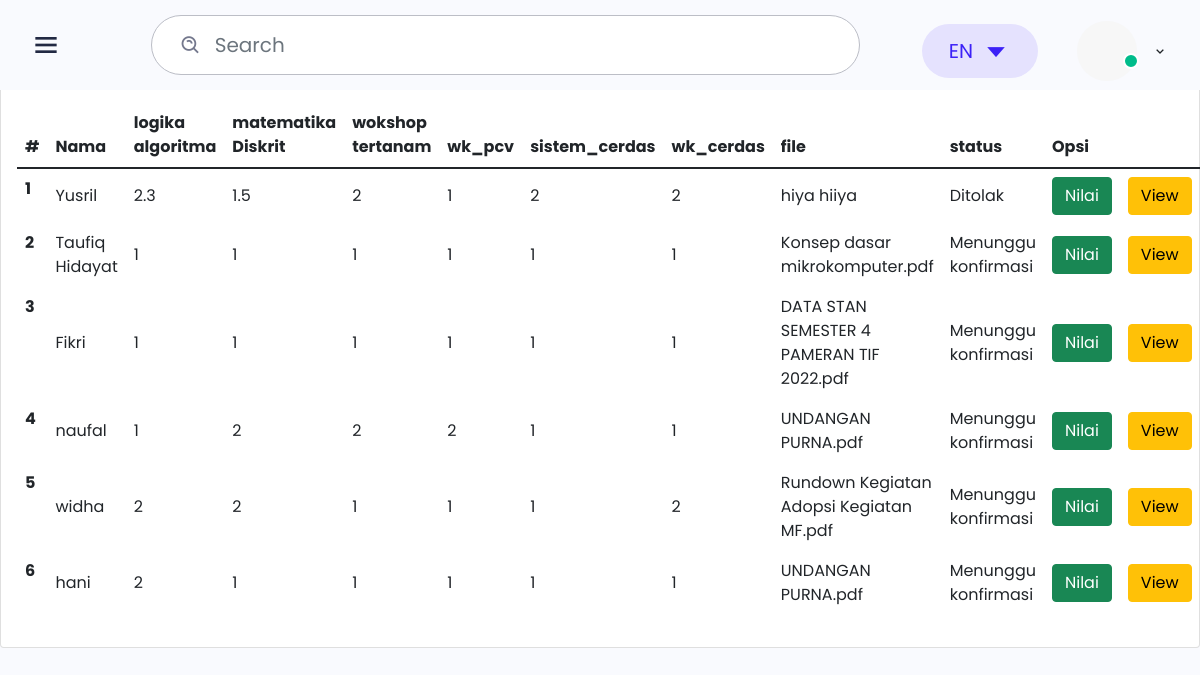
/id3/penilaian.php (signed in), run on the app's committed database.
### tables this page shows
CREATE TABLE `mahasiswa` (
  `id_mahasiswa` int(11) NOT NULL,
  `id_matkul` int(11) DEFAULT NULL,
  `nama` varchar(100) NOT NULL,
  `username` varchar(100) NOT NULL,
  `password` varchar(100) NOT NULL,
  `level` varchar(20) NOT NULL
);

CREATE TABLE `mata_kuliah` (
  `id_matkul` int(11) NOT NULL,
  `logika_algoritma` float NOT NULL,
  `matematika_Diskrit` float NOT NULL,
  `wk_sistemtertanam` float NOT NULL,
  `wk_pcv` float NOT NULL,
  `sistem_cerdas` float NOT NULL,
  `wk_sistem_cerdas` float NOT NULL,
  `name` text NOT NULL,
  `file` varchar(50) NOT NULL,
  `id_status` int(3) NOT NULL DEFAULT '0',
  `id_nilai_skripsi` int(3) NOT NULL DEFAULT '0'
);

### id3/penilaian.php (the view, shortened to what this page needs)
<?php
function Status($id_status)
{
    if($id_status == 1 ){
        $hasil = 'Diterima';
    } else if($id_status == 2 ) {
        $hasil = 'Diterima dengan Revisi';
    } else if ($id_status == 3) {
        $hasil = 'Ditolak';
    }
    else if ($id_status == 0){
        $hasil = 'Menunggu konfirmasi';
    }
    return $hasil;
}
?>
<!DOCTYPE html>
<html lang="en">
<head>
    <link href='https://unpkg.com/boxicons@2.0.7/css/boxicons.min.css' rel='stylesheet'>
    <link rel="stylesheet" href="css/icons.min.css">
    <link rel="stylesheet" href="./css/bootstrap.min.css">
    <link rel="stylesheet" href="./css/grid.css">
    <link rel="stylesheet" href="./css/style.css">
    <link rel="stylesheet" href="./css/responsive.css">
</head>
<body class="sidebar-expand">
    <div class="main-header">
        <div class="d-flex">
            <div class="mobile-toggle" id="mobile-toggle">
                <i class='bx bx-menu'></i>
            </div>
        </div>
        <div class="d-flex align-items-center">
            <form class="app-search d-none d-lg-block">
                <div class="position-relative">
                    <input type="text" class="form-control" placeholder="Search">
                    <span class="bx bx-search-alt"></span>
                </div>
            </form>
            <div class="dropdown d-inline-block">
                <button type="button" class="btn header-item" data-bs-toggle="dropdown" aria-haspopup="true" aria-expanded="false">
                        <span class="btn dropdown-toggle" id="header-lang-img">
                            EN
                            <i class='bx bx-caret-down'></i>
                        </span>
                    </button>
            </div>
            <div class="dropdown d-inline-block mt-12">
                <button type="button" class="btn header-item waves-effect" id="page-header-user-dropdown" data-bs-toggle="dropdown" aria-haspopup="true" aria-expanded="false">
                        <img class="rounded-circle header-profile-user" src="./images/profile/profile.png"
                            alt="Header Avatar">
                        <span class="pulse-css"></span>
                        <i class='bx bx-chevron-down'></i>
                    </button>
            </div>
        </div>
    </div>
    <div class="main">
<h1>Tegar karunia ilham</h1>
    <div class="card">
            <div class="card-title mb-0 fs-22">
            </div>
            <div class="card-body">
                <table class="table">
                    <thead>
                        <tr>
                            <th scope="col">#</th>
                            <th scope="col">Nama</th>
                            <th scope="col">logika algoritma</th>
                            <th scope="col">matematika Diskrit</th>
                            <th scope="col">wokshop tertanam</th>
                            <th scope="col">wk_pcv</th>
                            <th scope="col">sistem_cerdas</th>
                            <th scope="col">wk_cerdas</th>
                            <th scope="col">file</th>
                            <th scope="col">status</th>
                            <th scope="col">Opsi</th>
                        </tr>
                    </thead>
                    <tbody>
                        <?php
                        include 'koneksi.php';
                        $sql2   = "SELECT * FROM mata_kuliah INNER JOIN mahasiswa ON mahasiswa.id_matkul = mata_kuliah.id_matkul";
                        $q2     = mysqli_query($koneksi, $sql2);
                        $urut   = 1;
                        while ($r2 = mysqli_fetch_array($q2)) {
                            $nama         = $r2['nama'];
                            $logika_algoritma        = $r2['logika_algoritma'];
                            $matematika_Diskrit       = $r2['matematika_Diskrit'];
                            $wk_sistemtertanam     = $r2['wk_sistemtertanam'];
                            $wk_pcv   = $r2['wk_pcv'];
                            $sistem_cerdas     = $r2['sistem_cerdas'];
                            $wk_sistem_cerdas  = $r2['wk_sistem_cerdas'];
                            $file     = $r2['file'];
                            $id_status     = $r2['id_status'];
                        ?>
                            <tr>
                                <th scope="row"><?php echo $urut++ ?></th>
                                <td scope="row"><?php echo $nama ?></td>
                                <td scope="row"><?php echo $logika_algoritma ?></td>
                                <td scope="row"><?php echo $matematika_Diskrit ?></td>
                                <td scope="row"><?php echo $wk_sistemtertanam ?></td>
                                <td scope="row"><?php echo $wk_pcv ?></td>
                                <td scope="row"><?php echo $sistem_cerdas ?></td>
                                <td scope="row"><?php echo $wk_sistem_cerdas ?></td>
                                <td scope="row"><?php echo $file ?></td>
                                <td scope="row"><?php echo Status($id_status) ?></td>
                                <td><a href="dosen_nilai.php?id_mahasiswa=<?= $r2['id_mahasiswa']?>" class="btn btn-success" title="View File"style="box-shadow: 8px ">Nilai</a></td>
                                <td><a href="document_view.php?id_file=,?php echo$sb['id_file']?>" class="btn btn-warning" title="View File"style="box-shadow: 8px ">View</a></td>
                            </tr>
                        <?php
                        }
                        ?>
                    </tbody>
                </table>
            </div>
        </div>
    </div>
</body>
</html>

### id3/css/responsive.css (style rules this page uses)
@media only screen and (max-width: 1200px) { .main-header { height: 90px; padding-left: 30px; } }

### data on the page
mahasiswa: nama "Yusril", id_matkul.logika_algoritma "2.3", id_matkul.matematika_Diskrit "1.5", id_matkul.wk_sistemtertanam "2", id_matkul.wk_pcv "1", id_matkul.sistem_cerdas "2", id_matkul.wk_sistem_cerdas "2", id_matkul.file "hiya hiiya", id_matkul.id_status "Ditolak"
mahasiswa: nama "Taufiq Hidayat", id_matkul.logika_algoritma "1", id_matkul.matematika_Diskrit "1", id_matkul.wk_sistemtertanam "1", id_matkul.wk_pcv "1", id_matkul.sistem_cerdas "1", id_matkul.wk_sistem_cerdas "1", id_matkul.file "Konsep dasar mikrokomputer.pdf", id_matkul.id_status "Menunggu konfirmasi"
mahasiswa: nama "Fikri", id_matkul.logika_algoritma "1", id_matkul.matematika_Diskrit "1", id_matkul.wk_sistemtertanam "1", id_matkul.wk_pcv "1", id_matkul.sistem_cerdas "1", id_matkul.wk_sistem_cerdas "1", id_matkul.file "DATA STAN SEMESTER 4 PAMERAN TIF 2022.pdf", id_matkul.id_status "Menunggu konfirmasi"
mahasiswa: nama "naufal", id_matkul.logika_algoritma "1", id_matkul.matematika_Diskrit "2", id_matkul.wk_sistemtertanam "2", id_matkul.wk_pcv "2", id_matkul.sistem_cerdas "1", id_matkul.wk_sistem_cerdas "1", id_matkul.file "UNDANGAN PURNA.pdf", id_matkul.id_status "Menunggu konfirmasi"
mahasiswa: nama "widha", id_matkul.logika_algoritma "2", id_matkul.matematika_Diskrit "2", id_matkul.wk_sistemtertanam "1", id_matkul.wk_pcv "1", id_matkul.sistem_cerdas "1", id_matkul.wk_sistem_cerdas "2", id_matkul.file "Rundown Kegiatan Adopsi Kegiatan MF.pdf", id_matkul.id_status "Menunggu konfirmasi"
mahasiswa: nama "hani", id_matkul.logika_algoritma "2", id_matkul.matematika_Diskrit "1", id_matkul.wk_sistemtertanam "1", id_matkul.wk_pcv "1", id_matkul.sistem_cerdas "1", id_matkul.wk_sistem_cerdas "1", id_matkul.file "UNDANGAN PURNA.pdf", id_matkul.id_status "Menunggu konfirmasi"
